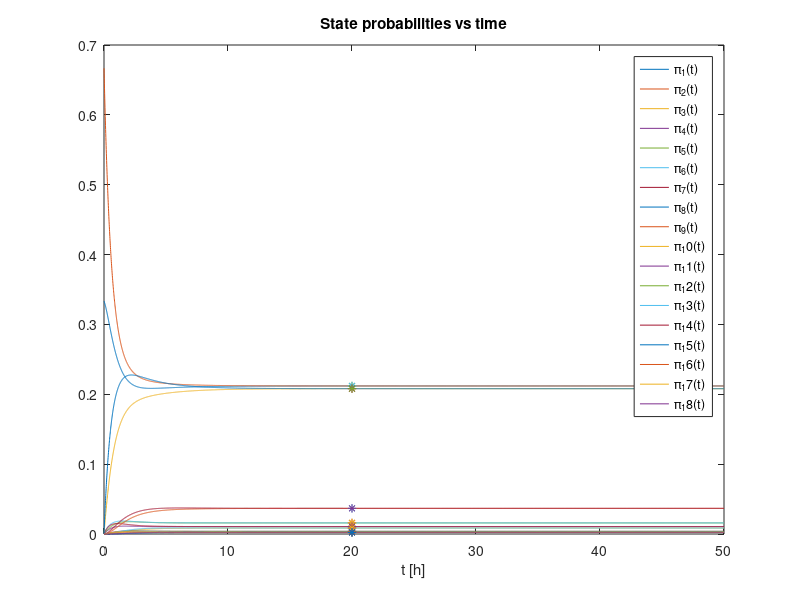

Write the MATLAB code that produced this figure.
clear all % clears variables and functions from memory
close all % closes all open figures
clc % cleares the command window

% Parameters
% Poisson process with average 
% lap finish car 1 average
car1_lap_time = 1.5; %minutes
% lap finish car 2 average 
car2_lap_time = 1.5; %minutes
% pit finish average
pit_time = 0.4 %minutes
% need to pit for car 1 average
car1_pit_time = 15 %minutes
% need to pit for car 2 average
car2_pit_time = 15 %minutes

lambda_1 = 1/car1_lap_time; % [laps/min]
lambda_2 = 1/car2_lap_time; % [laps/min]
sigma = 1/pit_time; % [finish/min]
mu_1 = 1/car1_pit_time; % [pit_needed/min]
mu_2 = 1/car2_pit_time; % [pit_needed/min]
p = 1/3; %probability of car 1 starting ahead
pi0 = [ p (1-p) 0 0 0 0 0 0 0 0 0 0 0 0 0 0 0 0 ];
tstar = 20; % time of interest

% Transition rate matrix
Q = [-(lambda_1+lambda_2+mu_1+mu_2)	lambda_2	lambda_1	mu_1	mu_2	0	0	0	0	0	0	0	0	0	0	0	0	0;
     lambda_1	-(lambda_1+lambda_2+mu_1+mu_2)	0	0	0	mu_1	mu_2	lambda_2	0	0	0	0	0	0	0	0	0	0;
     lambda_2	0	-(lambda_2+mu_2)	0	0	0	0	0	mu_2	0	0	0	0	0	0	0	0	0;
     0	0	0	-(lambda_1+lambda_2)	0	lambda_2	0	0	0	0	0	0	0	0	0	lambda_1	0	0;
     0	0	0	0	-(lambda_1+lambda_2)	0	0	0	lambda_1	0	0	lambda_2	0	0	0	0	0	0;
     0	0	0	0	0	-(lambda_1+lambda_2)	0	0	0	0	lambda_1	0	0	lambda_2	0	0	0	0;
     0	0	0	0	lambda_1	0	-(lambda_1+lambda_2)	0	0	0	0	0	0	0	0	0	lambda_2	0;
     0	lambda_1	0	0	0	0	0	-(lambda_1+mu_1)	0	0	0	0	0	mu_1	0	0	0	0;
     0	0	0	0	0	0	0	0	-lambda_2	lambda_2	0	0	0	0	0	0	0	0;
     sigma	0	0	0	0	0	0	0	0	-(sigma+lambda_1)	0	0	0	0	lambda_1	0	0	0;
     sigma	0	0	0	0	0	0	0	0	0	-(sigma+lambda_2)	0	lambda_2	0	0	0	0	0;
     0	sigma	0	0	0	0	0	0	0	lambda_1	0	-(sigma+lambda_1)	0	0	0	0	0	0;
     0	sigma	0	0	0	0	0	0	0	0	0	0	-(sigma+lambda_2)	0	0	0	0	lambda_2;
     0	0	0	0	0	0	0	0	0	0	0	0	lambda_1	-lambda_1	0	0	0	0;
     0	0	sigma	0	0	0	0	0	0	0	0	0	0	0	-sigma	0	0	0;
     0	0	sigma	0	0	0	0	0	0	0	lambda_2	0	0	0	0	-(sigma+lambda_2)	0	0;
     0	0	0	0	0	0	0	sigma	0	0	0	lambda_1	0	0	0	0	-(sigma+lambda_1)	0;
     0	0	0	0	0	0	0	sigma	0	0	0	0	0	0	0	0	0	-sigma];

% State probabilities at time tstar
pi_tstar = pi0*expm(Q*tstar)

% Plot of state probabilities vs time
T = 0:0.01:50;
PI = [];
for t = T
    PI = [ PI ; pi0*expm(Q*t) ];
end
figure
plot(T,PI,tstar,pi_tstar,'*')
title('State probabilities vs time')
xlabel('t [h]')
legend('\pi_1(t)','\pi_2(t)','\pi_3(t)','\pi_4(t)','\pi_5(t)',...
    '\pi_6(t)', '\pi_7(t)', '\pi_8(t)', '\pi_9(t)','\pi_10(t)','\pi_11(t)',...
    '\pi_12(t)','\pi_13(t)','\pi_14(t)','\pi_15(t)','\pi_16(t)','\pi_17(t)',...
    '\pi_18(t)')